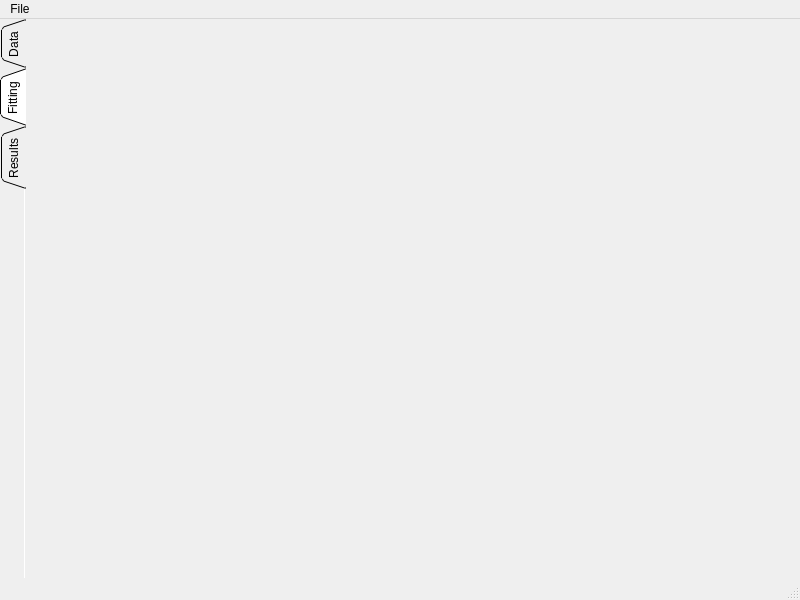
<?xml version="1.0" encoding="UTF-8"?>
<ui version="4.0">
 <class>FLIMfitWindow</class>
 <widget class="QMainWindow" name="FLIMfitWindow">
  <property name="geometry">
   <rect>
    <x>0</x>
    <y>0</y>
    <width>800</width>
    <height>600</height>
   </rect>
  </property>
  <property name="windowTitle">
   <string>FLIMfit</string>
  </property>
  <widget class="QWidget" name="centralwidget">
   <layout class="QVBoxLayout" name="verticalLayout">
    <property name="spacing">
     <number>0</number>
    </property>
    <property name="leftMargin">
     <number>0</number>
    </property>
    <property name="topMargin">
     <number>0</number>
    </property>
    <property name="rightMargin">
     <number>0</number>
    </property>
    <property name="bottomMargin">
     <number>0</number>
    </property>
    <item>
     <widget class="QTabWidget" name="main_tab">
      <property name="font">
       <font>
        <pointsize>9</pointsize>
        <weight>50</weight>
        <bold>false</bold>
        <kerning>true</kerning>
       </font>
      </property>
      <property name="tabPosition">
       <enum>QTabWidget::West</enum>
      </property>
      <property name="tabShape">
       <enum>QTabWidget::Triangular</enum>
      </property>
      <property name="currentIndex">
       <number>1</number>
      </property>
      <property name="elideMode">
       <enum>Qt::ElideNone</enum>
      </property>
      <property name="documentMode">
       <bool>true</bool>
      </property>
      <property name="tabsClosable">
       <bool>false</bool>
      </property>
      <property name="tabBarAutoHide">
       <bool>false</bool>
      </property>
      <widget class="QWidget" name="data_tab">
       <attribute name="title">
        <string>Data</string>
       </attribute>
      </widget>
      <widget class="QWidget" name="tab">
       <attribute name="title">
        <string>Fitting</string>
       </attribute>
       <layout class="QVBoxLayout" name="verticalLayout_3">
        <property name="leftMargin">
         <number>0</number>
        </property>
        <property name="topMargin">
         <number>0</number>
        </property>
        <property name="rightMargin">
         <number>0</number>
        </property>
        <property name="bottomMargin">
         <number>0</number>
        </property>
        <item>
         <widget class="FittingWidget" name="fitting_widget" native="true"/>
        </item>
       </layout>
      </widget>
      <widget class="QWidget" name="results_tab">
       <attribute name="title">
        <string>Results</string>
       </attribute>
       <layout class="QHBoxLayout" name="horizontalLayout">
        <property name="leftMargin">
         <number>0</number>
        </property>
        <property name="topMargin">
         <number>0</number>
        </property>
        <property name="rightMargin">
         <number>0</number>
        </property>
        <property name="bottomMargin">
         <number>0</number>
        </property>
        <item>
         <widget class="FitResultsWidget" name="results_widget" native="true"/>
        </item>
       </layout>
      </widget>
     </widget>
    </item>
    <item>
     <widget class="QFrame" name="progress_frame">
      <property name="frameShape">
       <enum>QFrame::NoFrame</enum>
      </property>
      <property name="frameShadow">
       <enum>QFrame::Raised</enum>
      </property>
      <layout class="QVBoxLayout" name="verticalLayout_4">
       <property name="leftMargin">
        <number>0</number>
       </property>
       <property name="topMargin">
        <number>0</number>
       </property>
       <property name="rightMargin">
        <number>0</number>
       </property>
       <property name="bottomMargin">
        <number>0</number>
       </property>
       <item>
        <layout class="QVBoxLayout" name="progress_layout"/>
       </item>
      </layout>
     </widget>
    </item>
   </layout>
  </widget>
  <widget class="QMenuBar" name="menubar">
   <property name="geometry">
    <rect>
     <x>0</x>
     <y>0</y>
     <width>800</width>
     <height>22</height>
    </rect>
   </property>
   <widget class="QMenu" name="menuFile">
    <property name="title">
     <string>File</string>
    </property>
    <addaction name="new_project_action"/>
    <addaction name="open_project_action"/>
    <addaction name="save_project_action"/>
    <addaction name="separator"/>
    <addaction name="actionLoad_FLIM_Data"/>
   </widget>
   <addaction name="menuFile"/>
  </widget>
  <widget class="QStatusBar" name="statusbar"/>
  <action name="actionLoad_FLIM_Data">
   <property name="text">
    <string>Load FLIM Data...</string>
   </property>
  </action>
  <action name="save_project_action">
   <property name="text">
    <string>Save Project...</string>
   </property>
   <property name="shortcut">
    <string>Ctrl+S</string>
   </property>
  </action>
  <action name="open_project_action">
   <property name="text">
    <string>Open Project...</string>
   </property>
   <property name="shortcut">
    <string>Ctrl+O</string>
   </property>
  </action>
  <action name="new_project_action">
   <property name="text">
    <string>New Project...</string>
   </property>
   <property name="shortcut">
    <string>Ctrl+N</string>
   </property>
  </action>
 </widget>
 <customwidgets>
  <customwidget>
   <class>FittingWidget</class>
   <extends>QWidget</extends>
   <header>FittingWidget.h</header>
   <container>1</container>
  </customwidget>
  <customwidget>
   <class>FitResultsWidget</class>
   <extends>QWidget</extends>
   <header>FitResultsWidget.h</header>
   <container>1</container>
  </customwidget>
 </customwidgets>
 <resources/>
 <connections/>
</ui>
